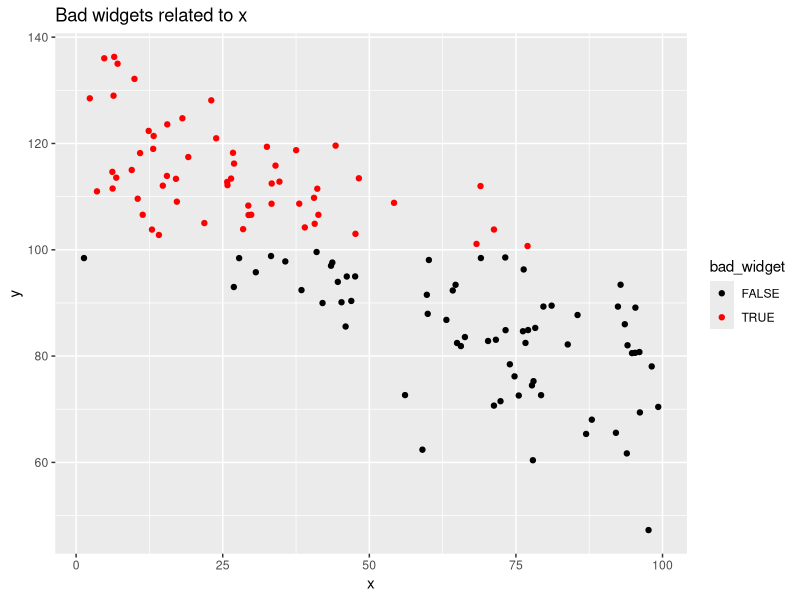
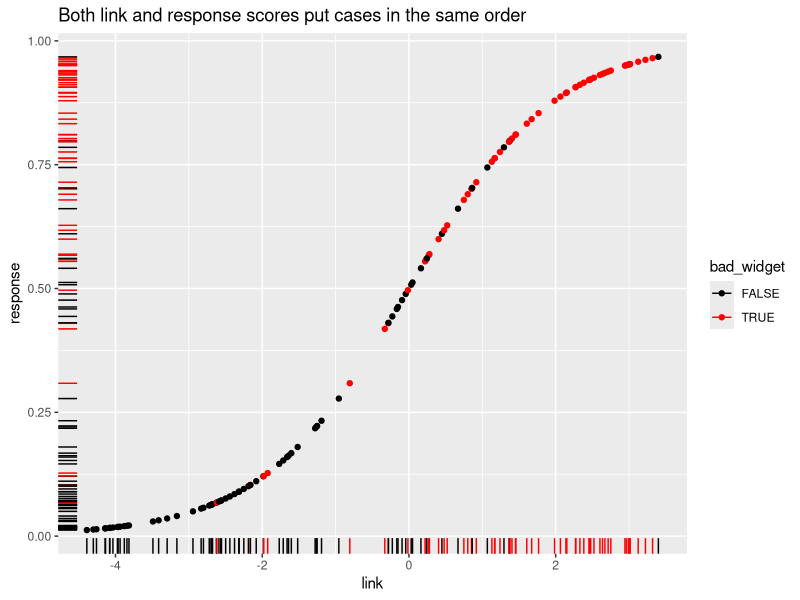
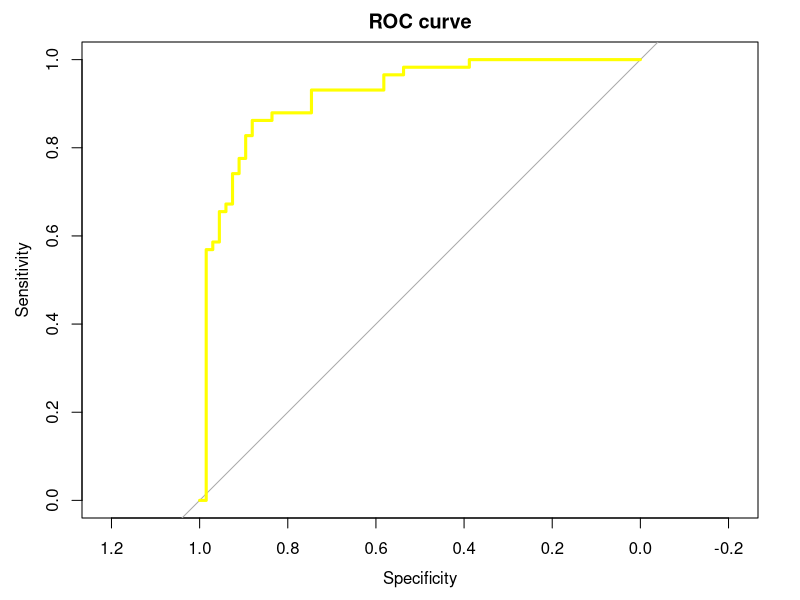

These charts were generated, in order, by the following R code:
simple_roc <- function(labels, scores) {
  labels <- labels[order(scores, decreasing = TRUE)]
  data.frame(TPR = cumsum(labels)/sum(labels), 
             FPR = cumsum(!labels)/sum(!labels),
             labels)
}

set.seed(1)

sim_widget_data <- function(N, noise = 100) {
  x <- runif(N, min = 0, max = 100)
  y <- 122 - x/2 + rnorm(N, sd=noise)
  bad_widget <- factor(y > 100)
  data.frame(x, y, bad_widget)
}

widget_data <- sim_widget_data(500, 10)

test_set_idx <- sample(1:nrow(widget_data), size=floor(nrow(widget_data)/4))

test_set <- widget_data[test_set_idx,]
training_set <- widget_data[-test_set_idx,]

library(ggplot2)
library(dplyr)

ggplot(test_set, aes(x, y, col = bad_widget)) +
  scale_color_manual(values = c("black", "red")) +
  geom_point() +
  ggtitle("Bad widgets related to x")


fit_glm <- glm(bad_widget ~ x, training_set, family=binomial(link="logit"))
glm_link_scores <- predict(fit_glm, test_set, type="link")
glm_response_scores <- predict(fit_glm, test_set, type="response")

score_data <- data.frame(link = glm_link_scores,
                         response = glm_response_scores,
                         bad_widget = test_set$bad_widget,
                         stringsAsFactors = FALSE)

score_data %>%
  ggplot(aes(x = link, y = response, col = bad_widget)) +
  scale_color_manual(values = c("black", "red")) +
  geom_point() +
  geom_rug() +
  ggtitle("Both link and response scores put cases in the same order")

library(pROC)
r <- roc(test_set$bad_widget, glm_response_scores, direction = "<")
plot(r, col = "yellow", lwd = 3, main = "ROC curve")

glm_simple_roc <- simple_roc(test_set$bad_widget=="TRUE", glm_link_scores)
